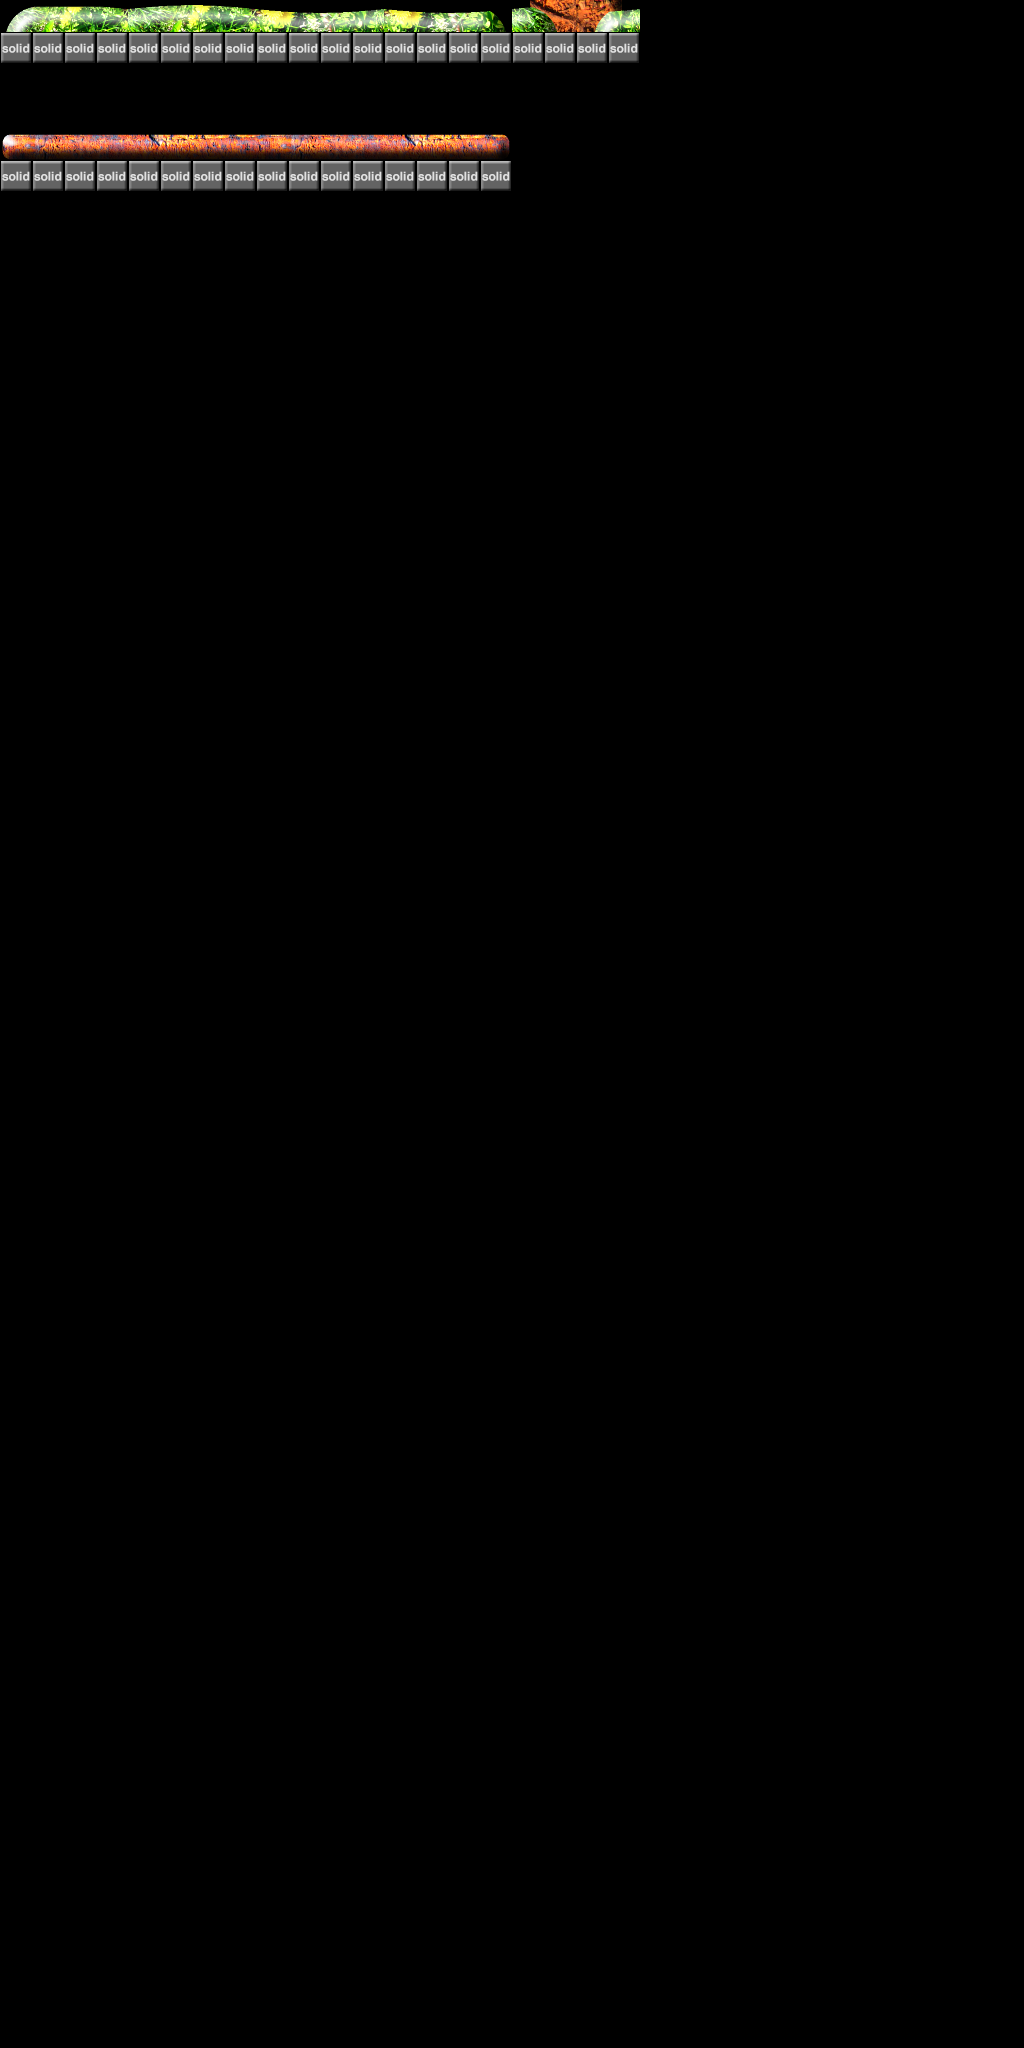

The image is a tile-based game level rendered from a .tmx file. Its description and complete source (layers, tilesets, objects, tile grids) follow:
An orthogonal 32x64 tile map with 32x32 px tiles, 1 tile layer (Tile Layer 1), 2 tilesets.

<map version="1.0" orientation="orthogonal" renderorder="right-down" width="32" height="64" tilewidth="32" tileheight="32">
 <tileset firstgid="1" name="tile-meaning-icons" tilewidth="32" tileheight="32">
  <image source="tile-meaning-icons.png" width="512" height="256" />
 </tileset>
 <tileset firstgid="129" name="mystery-forest" tilewidth="32" tileheight="32">
  <image source="mystery-forest.png" width="1024" height="1024" />
 </tileset>
 <layer name="Tile Layer 1" width="32" height="64">
  <data encoding="csv">
129,130,131,132,133,134,135,136,137,138,139,140,141,142,143,144,385,386,391,392,0,0,0,0,0,0,0,0,0,0,0,0,
2,2,2,2,2,2,2,2,2,2,2,2,2,2,2,2,2,2,2,2,0,0,0,0,0,0,0,0,0,0,0,0,
0,0,0,0,0,0,0,0,0,0,0,0,0,0,0,0,0,0,0,0,0,0,0,0,0,0,0,0,0,0,0,0,
0,0,0,0,0,0,0,0,0,0,0,0,0,0,0,0,0,0,0,0,0,0,0,0,0,0,0,0,0,0,0,0,
393,394,395,396,397,398,399,400,401,402,403,404,405,406,407,408,0,0,0,0,0,0,0,0,0,0,0,0,0,0,0,0,
2,2,2,2,2,2,2,2,2,2,2,2,2,2,2,2,0,0,0,0,0,0,0,0,0,0,0,0,0,0,0,0,
0,0,0,0,0,0,0,0,0,0,0,0,0,0,0,0,0,0,0,0,0,0,0,0,0,0,0,0,0,0,0,0,
0,0,0,0,0,0,0,0,0,0,0,0,0,0,0,0,0,0,0,0,0,0,0,0,0,0,0,0,0,0,0,0,
0,0,0,0,0,0,0,0,0,0,0,0,0,0,0,0,0,0,0,0,0,0,0,0,0,0,0,0,0,0,0,0,
0,0,0,0,0,0,0,0,0,0,0,0,0,0,0,0,0,0,0,0,0,0,0,0,0,0,0,0,0,0,0,0,
0,0,0,0,0,0,0,0,0,0,0,0,0,0,0,0,0,0,0,0,0,0,0,0,0,0,0,0,0,0,0,0,
0,0,0,0,0,0,0,0,0,0,0,0,0,0,0,0,0,0,0,0,0,0,0,0,0,0,0,0,0,0,0,0,
0,0,0,0,0,0,0,0,0,0,0,0,0,0,0,0,0,0,0,0,0,0,0,0,0,0,0,0,0,0,0,0,
0,0,0,0,0,0,0,0,0,0,0,0,0,0,0,0,0,0,0,0,0,0,0,0,0,0,0,0,0,0,0,0,
0,0,0,0,0,0,0,0,0,0,0,0,0,0,0,0,0,0,0,0,0,0,0,0,0,0,0,0,0,0,0,0,
0,0,0,0,0,0,0,0,0,0,0,0,0,0,0,0,0,0,0,0,0,0,0,0,0,0,0,0,0,0,0,0,
0,0,0,0,0,0,0,0,0,0,0,0,0,0,0,0,0,0,0,0,0,0,0,0,0,0,0,0,0,0,0,0,
0,0,0,0,0,0,0,0,0,0,0,0,0,0,0,0,0,0,0,0,0,0,0,0,0,0,0,0,0,0,0,0,
0,0,0,0,0,0,0,0,0,0,0,0,0,0,0,0,0,0,0,0,0,0,0,0,0,0,0,0,0,0,0,0,
0,0,0,0,0,0,0,0,0,0,0,0,0,0,0,0,0,0,0,0,0,0,0,0,0,0,0,0,0,0,0,0,
0,0,0,0,0,0,0,0,0,0,0,0,0,0,0,0,0,0,0,0,0,0,0,0,0,0,0,0,0,0,0,0,
0,0,0,0,0,0,0,0,0,0,0,0,0,0,0,0,0,0,0,0,0,0,0,0,0,0,0,0,0,0,0,0,
0,0,0,0,0,0,0,0,0,0,0,0,0,0,0,0,0,0,0,0,0,0,0,0,0,0,0,0,0,0,0,0,
0,0,0,0,0,0,0,0,0,0,0,0,0,0,0,0,0,0,0,0,0,0,0,0,0,0,0,0,0,0,0,0,
0,0,0,0,0,0,0,0,0,0,0,0,0,0,0,0,0,0,0,0,0,0,0,0,0,0,0,0,0,0,0,0,
0,0,0,0,0,0,0,0,0,0,0,0,0,0,0,0,0,0,0,0,0,0,0,0,0,0,0,0,0,0,0,0,
0,0,0,0,0,0,0,0,0,0,0,0,0,0,0,0,0,0,0,0,0,0,0,0,0,0,0,0,0,0,0,0,
0,0,0,0,0,0,0,0,0,0,0,0,0,0,0,0,0,0,0,0,0,0,0,0,0,0,0,0,0,0,0,0,
0,0,0,0,0,0,0,0,0,0,0,0,0,0,0,0,0,0,0,0,0,0,0,0,0,0,0,0,0,0,0,0,
0,0,0,0,0,0,0,0,0,0,0,0,0,0,0,0,0,0,0,0,0,0,0,0,0,0,0,0,0,0,0,0,
0,0,0,0,0,0,0,0,0,0,0,0,0,0,0,0,0,0,0,0,0,0,0,0,0,0,0,0,0,0,0,0,
0,0,0,0,0,0,0,0,0,0,0,0,0,0,0,0,0,0,0,0,0,0,0,0,0,0,0,0,0,0,0,0,
0,0,0,0,0,0,0,0,0,0,0,0,0,0,0,0,0,0,0,0,0,0,0,0,0,0,0,0,0,0,0,0,
0,0,0,0,0,0,0,0,0,0,0,0,0,0,0,0,0,0,0,0,0,0,0,0,0,0,0,0,0,0,0,0,
0,0,0,0,0,0,0,0,0,0,0,0,0,0,0,0,0,0,0,0,0,0,0,0,0,0,0,0,0,0,0,0,
0,0,0,0,0,0,0,0,0,0,0,0,0,0,0,0,0,0,0,0,0,0,0,0,0,0,0,0,0,0,0,0,
0,0,0,0,0,0,0,0,0,0,0,0,0,0,0,0,0,0,0,0,0,0,0,0,0,0,0,0,0,0,0,0,
0,0,0,0,0,0,0,0,0,0,0,0,0,0,0,0,0,0,0,0,0,0,0,0,0,0,0,0,0,0,0,0,
0,0,0,0,0,0,0,0,0,0,0,0,0,0,0,0,0,0,0,0,0,0,0,0,0,0,0,0,0,0,0,0,
0,0,0,0,0,0,0,0,0,0,0,0,0,0,0,0,0,0,0,0,0,0,0,0,0,0,0,0,0,0,0,0,
0,0,0,0,0,0,0,0,0,0,0,0,0,0,0,0,0,0,0,0,0,0,0,0,0,0,0,0,0,0,0,0,
0,0,0,0,0,0,0,0,0,0,0,0,0,0,0,0,0,0,0,0,0,0,0,0,0,0,0,0,0,0,0,0,
0,0,0,0,0,0,0,0,0,0,0,0,0,0,0,0,0,0,0,0,0,0,0,0,0,0,0,0,0,0,0,0,
0,0,0,0,0,0,0,0,0,0,0,0,0,0,0,0,0,0,0,0,0,0,0,0,0,0,0,0,0,0,0,0,
0,0,0,0,0,0,0,0,0,0,0,0,0,0,0,0,0,0,0,0,0,0,0,0,0,0,0,0,0,0,0,0,
0,0,0,0,0,0,0,0,0,0,0,0,0,0,0,0,0,0,0,0,0,0,0,0,0,0,0,0,0,0,0,0,
0,0,0,0,0,0,0,0,0,0,0,0,0,0,0,0,0,0,0,0,0,0,0,0,0,0,0,0,0,0,0,0,
0,0,0,0,0,0,0,0,0,0,0,0,0,0,0,0,0,0,0,0,0,0,0,0,0,0,0,0,0,0,0,0,
0,0,0,0,0,0,0,0,0,0,0,0,0,0,0,0,0,0,0,0,0,0,0,0,0,0,0,0,0,0,0,0,
0,0,0,0,0,0,0,0,0,0,0,0,0,0,0,0,0,0,0,0,0,0,0,0,0,0,0,0,0,0,0,0,
0,0,0,0,0,0,0,0,0,0,0,0,0,0,0,0,0,0,0,0,0,0,0,0,0,0,0,0,0,0,0,0,
0,0,0,0,0,0,0,0,0,0,0,0,0,0,0,0,0,0,0,0,0,0,0,0,0,0,0,0,0,0,0,0,
0,0,0,0,0,0,0,0,0,0,0,0,0,0,0,0,0,0,0,0,0,0,0,0,0,0,0,0,0,0,0,0,
0,0,0,0,0,0,0,0,0,0,0,0,0,0,0,0,0,0,0,0,0,0,0,0,0,0,0,0,0,0,0,0,
0,0,0,0,0,0,0,0,0,0,0,0,0,0,0,0,0,0,0,0,0,0,0,0,0,0,0,0,0,0,0,0,
0,0,0,0,0,0,0,0,0,0,0,0,0,0,0,0,0,0,0,0,0,0,0,0,0,0,0,0,0,0,0,0,
0,0,0,0,0,0,0,0,0,0,0,0,0,0,0,0,0,0,0,0,0,0,0,0,0,0,0,0,0,0,0,0,
0,0,0,0,0,0,0,0,0,0,0,0,0,0,0,0,0,0,0,0,0,0,0,0,0,0,0,0,0,0,0,0,
0,0,0,0,0,0,0,0,0,0,0,0,0,0,0,0,0,0,0,0,0,0,0,0,0,0,0,0,0,0,0,0,
0,0,0,0,0,0,0,0,0,0,0,0,0,0,0,0,0,0,0,0,0,0,0,0,0,0,0,0,0,0,0,0,
0,0,0,0,0,0,0,0,0,0,0,0,0,0,0,0,0,0,0,0,0,0,0,0,0,0,0,0,0,0,0,0,
0,0,0,0,0,0,0,0,0,0,0,0,0,0,0,0,0,0,0,0,0,0,0,0,0,0,0,0,0,0,0,0,
0,0,0,0,0,0,0,0,0,0,0,0,0,0,0,0,0,0,0,0,0,0,0,0,0,0,0,0,0,0,0,0,
0,0,0,0,0,0,0,0,0,0,0,0,0,0,0,0,0,0,0,0,0,0,0,0,0,0,0,0,0,0,0,0
</data>
 </layer>
</map>